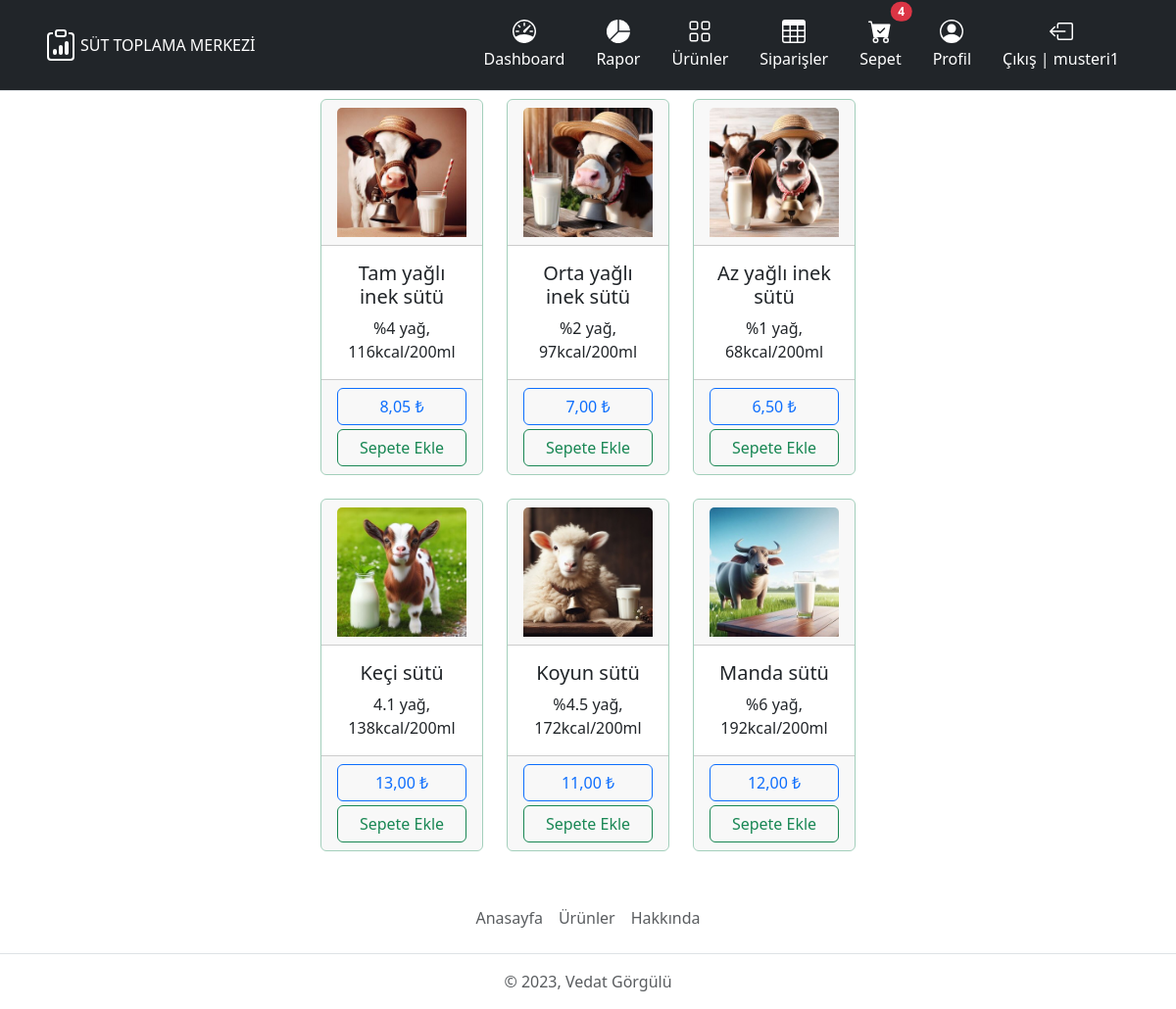
The app's page /store/ (signed in) with its own data.
### store/models.py (models this page shows, shortened)
class Product(models.Model):
    name = models.CharField(max_length=200, null=True)
    description = models.CharField(max_length=200, null=True)
    price = models.DecimalField(max_digits=7, decimal_places=2)
    image = models.ImageField(null=True, blank=True)
    @property
    def imageUrl(self):
        try:
            url = self.image.url
        except:
            url = ''
        return url

### store/views.py (the view)
# urls.py: path('', views.store, name='store'),
@login_required(login_url='account:login')
def store(request):
    if request.user.is_authenticated:
        customer = request.user.customer
        order, created = Order.objects.get_or_create(
            customer=customer, complete=False
        )
        cart_items = order.get_cart_items
    else:
        order = {'get_cart_total': 0, 'get_cart_items': 0}
        cart_items = order['get_cart_items']
    products = Product.objects.all()
    context = {
        'products': products,
        'cart_items': cart_items,
    }
    return render(request, 'store/store.html', context=context)

### store/models.py (called while the page is built)
    @property
    def get_cart_items(self):
        order_items = self.orderitem_set.all()
        total_item = sum([item.quantity for item in order_items])
        return total_item

### store/templates/store/store.html
{% extends 'base.html' %}
{% load static %}
{% block content %}
  <div class="row">
    <div class="col-lg-3"></div>
    <div class="col-lg-6">
      <div class="row row-cols-2 row-cols-md-3 g-4">
        {% for product in products %}
          <div class="col">
            <div class="card border-success-subtle text-center h-100">
              <div class="card-header">
                <img src="{{ product.imageUrl }}" class="card-img-top" />
              </div>
              <div class="card-body">
                <h5 class="card-title">{{ product.name }}</h5>
                <p class="card-text">{{ product.description }}</p>
              </div>
              <div class="card-footer">
                <button type="button" class="btn btn-outline-primary w-100 mb-1">{{ product.price }} ₺</button>
                <button type="button" data-product="{{ product.id }}" data-action="add" class="update-cart btn btn-outline-success w-100">Sepete Ekle</button>
              </div>
            </div>
          </div>
        {% endfor %}
      </div>
    </div>
    <div class="col-lg-3"></div>
  </div>
{% endblock %}

### templates/partials/_navbar.html (shortened to what this page needs)
<header>
  <div class="px-3 py-2 mb-2 text-bg-dark border-bottom">
    <div class="container">
      <div class="d-flex flex-wrap align-items-center justify-content-center justify-content-lg-start">
        <a href="/" class="d-flex align-items-center my-2 my-lg-0 me-lg-auto text-white text-decoration-none">
          SÜT TOPLAMA MERKEZİ
        </a>
        <ul class="nav col-12 col-lg-auto my-2 justify-content-center my-md-0 py-1 text-small">
          <li>
            <a href="{% url 'mainboard:mainboard' %}" class="nav-link text-white">
              Dashboard
            </a>
          </li>
          <li>
            <a href="{% url 'mainboard:chart' %}" class="nav-link text-white">
              <svg xmlns="http://www.w3.org/2000/svg" width="24" height="24" fill="currentColor" class="bi d-block mx-auto mb-1" viewBox="0 0 16 16">
                <path d="M15.985 8.5H8.207l-5.5 5.5a8 8 0 0 0 13.277-5.5zM2 13.292A8 8 0 0 1 7.5.015v7.778l-5.5 5.5zM8.5.015V7.5h7.485A8.001 8.001 0 0 0 8.5.015z" />
              </svg>Rapor
            </a>
          </li>
          <li>
            <a href="{% url 'store:store' %}" class="nav-link text-white">
              Ürünler
            </a>
          </li>
          <li>
            <a href="{% url 'mainboard:user-page' %}" class="nav-link text-white">
              Siparişler
            </a>
          </li>
          {% if request.user.is_authenticated %}
            <li>
              <a href="{% url 'store:shopping-cart' %}" class="nav-link text-white position-relative">
                Sepet<span class="position-absolute top-0 start-60 translate-middle badge rounded-pill bg-danger">{{ cart_items }}</span>
              </a>
            </li>
            <li>
              <a href="{% url 'mainboard:account' %}" class="nav-link text-white">
                Profil
              </a>
            </li>
            <li>
              <a href="{% url 'account:logout' %}" class="nav-link text-white">
                Çıkış | {{ request.user }}
              </a>
            </li>
          {% endif %}
        </ul>
      </div>
    </div>
  </div>
</header>

### records on screen
Product: imageUrl (picture), name "Tam yağlı inek sütü", description "%4 yağ, 116kcal/200ml", price "8,05"
Product: imageUrl (picture), name "Orta yağlı inek sütü", description "%2 yağ, 97kcal/200ml", price "7,00"
Product: imageUrl (picture), name "Az yağlı inek sütü", description "%1 yağ, 68kcal/200ml", price "6,50"
Product: imageUrl (picture), name "Keçi sütü", description "4.1 yağ, 138kcal/200ml", price "13,00"
Product: imageUrl (picture), name "Koyun sütü", description "%4.5 yağ, 172kcal/200ml", price "11,00"
Product: imageUrl (picture), name "Manda sütü", description "%6 yağ, 192kcal/200ml", price "12,00"

### other values on screen
{{ cart_items }} "4"
{{ request.user }} "musteri1"
